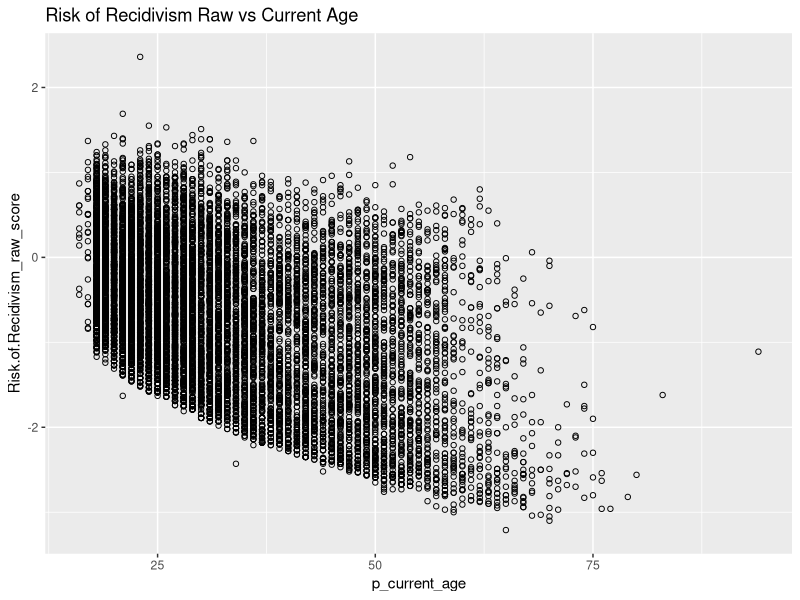

Reproduce this figure in R. (Note: this script raises an error after producing the figure.)
## ---- chunk 1
library(tidyverse)
library(magrittr)

features<-read.csv("features_vB.csv")
## ---- chunk 2
#Risk of Recidivism vs Age: p_current_age
ggplot(features, aes(x=p_current_age, y=Risk.of.Recidivism_raw_score)) +
     geom_point(shape=1)  +
     ggtitle("Risk of Recidivism Raw vs Current Age")


#Risk of Recidivism vs prison time: p_prison_time
ggplot(features, aes(x=p_prison_time, y=Risk.of.Recidivism_raw_score)) +
     geom_point(shape=1)  +
     ggtitle("Risk of Recidivism Raw vs Prison Time")

#Risk of Recidivism vs prison visits: p_prison_visits
ggplot(features, aes(x=p_prison_visits, y=Risk.of.Recidivism_raw_score)) +
     geom_point(shape=1)  +
     ggtitle("Risk of Recidivism Raw vs Prison Visits")

#Risk of Recidivism vs jail time: p_jail_time
ggplot(features, aes(x=p_jail_time, y=Risk.of.Recidivism_raw_score)) +
     geom_point(shape=1)  +
     ggtitle("Risk of Recidivism Raw vs Jail Time")

#Risk of Recidivism vs jail visits: p_jail_visits
ggplot(features, aes(x=p_jail_visits, y=Risk.of.Recidivism_raw_score)) +
     geom_point(shape=1)  +
     ggtitle("Risk of Recidivism Raw vs Jail Visits")
##
#Risk of Recidivism vs 5yrsFel: p_yrs5_felcount_person
ggplot(features, aes(x=p_yrs5_felcount_person, y=Risk.of.Recidivism_raw_score)) +
     geom_point(shape=1)  +
     ggtitle("Risk of Recidivism Raw vs 5yrsFel")

#Risk of Recidivism vs Total Fel: p_felony_count_person
ggplot(features, aes(x=p_felony_count_person, y=Risk.of.Recidivism_raw_score)) +
     geom_point(shape=1)  +
     ggtitle("Risk of Recidivism Raw vs Fel Count")
##
#Risk of Recidivism vs 5yrsMisdem: p_misdem_count_5yrs
ggplot(features, aes(x=p_misdem_count_5yrs, y=Risk.of.Recidivism_raw_score)) +
     geom_point(shape=1)  +
     ggtitle("Risk of Recidivism Raw vs 5yrsMisdem")

#Risk of Recidivism vs Total Misdem: p_misdem_count_person
ggplot(features, aes(x=p_misdem_count_person, y=Risk.of.Recidivism_raw_score)) +
     geom_point(shape=1)  +
     ggtitle("Risk of Recidivism Raw vs Misdem Count")
##
#Risk of Recidivism vs 5yrsDrug: p_drug_count_5yrs
ggplot(features, aes(x=p_drug_count_5yrs, y=Risk.of.Recidivism_raw_score)) +
     geom_point(shape=1)  +
     ggtitle("Risk of Recidivism Raw vs 5yrsDrug")

#Risk of Recidivism vs Total Drug: p_drug_count_person
ggplot(features, aes(x=p_drug_count_person, y=Risk.of.Recidivism_raw_score)) +
     geom_point(shape=1)  +
     ggtitle("Risk of Recidivism Raw vs Drug Count")
##
#Risk of Recidivism vs 5yrsTraffic: p_yrs5_trafcount_person
ggplot(features, aes(x=p_yrs5_trafcount_person, y=Risk.of.Recidivism_raw_score)) +
     geom_point(shape=1)  +
     ggtitle("Risk of Recidivism Raw vs 5yrsTraffic")

#Risk of Recidivism vs Total Traffic: p_traffic_count_person
ggplot(features, aes(x=p_traffic_count_person, y=Risk.of.Recidivism_raw_score)) +
     geom_point(shape=1)  +
     ggtitle("Risk of Recidivism Raw vs Traffic Count")

#Risk of Recidivism vs prior violent convictions: cq_violent_conviction
ggplot(features, aes(x=cq_violent_conviction, y=Risk.of.Recidivism_raw_score)) +
     geom_point(shape=1)  +
     ggtitle("Risk of Recidivism Raw vs Violent Convictions")

#Risk of Recidivism vs Total Convictions: cq_total_convictions
ggplot(features, aes(x=cq_total_convictions, y=Risk.of.Recidivism_raw_score)) +
     geom_point(shape=1)  +
     ggtitle("Risk of Recidivism Raw vs Total Convictions")

#Risk of Recidivism vs Number of Cases: p_numcases
ggplot(features, aes(x=p_numcases, y=Risk.of.Recidivism_raw_score)) +
     geom_point(shape=1)  +
     ggtitle("Risk of Recidivism Raw vs Number of Cases")

#Risk of Recidivism  and number of failures to appear in 2 yrs:cq_fail_appear_two_yr
ggplot(features, aes(x=cq_fail_appear_two_yr, y=Risk.of.Recidivism_raw_score)) +
     geom_point(shape=1)  +
     ggtitle("Risk of Recidivism Raw vs #Failure to appear in 2 yrs")

#Risk of Recidivism  and number of failures to appear in 2 yrs plus: cq_fail_appear_two_plus
ggplot(features, aes(x=cq_fail_appear_two_plus, y=Risk.of.Recidivism_raw_score)) +
     geom_point(shape=1)  +
     ggtitle("Risk of Recidivism Raw vs #Failure to appear in >2 yrs")

#Risk of Recidivism  and total number of failures to appear 
ggplot(features, aes(x=cq_fail_appear_two_yr+cq_fail_appear_two_plus, y=Risk.of.Recidivism_raw_score)) +
     geom_point(shape=1)  +
     ggtitle("Risk of Recidivism Raw vs Total# Failure to appear")

#Risk of Recidivism vs race: p_race
ggplot(features, aes(x=p_race, y=Risk.of.Recidivism_raw_score)) +
     geom_point(shape=1)  +
     ggtitle("Risk of Recidivism Raw vs Race")

#Risk of Recidivism vs sex: p_sex
ggplot(features, aes(x=p_sex, y=Risk.of.Recidivism_raw_score)) +
     geom_point(shape=1)  +
     ggtitle("Risk of Recidivism Raw vs Sex")

#Risk of Recidivism vs marital status
ggplot(features, aes(x=p_marital_status, y=Risk.of.Recidivism_raw_score)) +
     geom_point(shape=1)  +
     ggtitle("Risk of Recidivism Raw vs Marital Status")

## ---- chunk 3
age_recid=features%>%
           select(p_current_age, Risk.of.Recidivism_raw_score)%>%
           filter(p_current_age>18&p_current_age<=70)%>%
           group_by(p_current_age)%>%
              arrange(Risk.of.Recidivism_raw_score,.by_group=TRUE)%>%
              top_n(n=-1,wt=Risk.of.Recidivism_raw_score)
# write.csv(age_recid,"age_recid.csv")

ggplot(age_recid, aes(x=p_current_age, y=Risk.of.Recidivism_raw_score)) +
     geom_point(shape=1)  +
     ggtitle("Regression Line Age vs Recid Score") +
     xlim(18,70)

age_poly_recid = function(x){0.000492285131636128000*x^2 - 0.0775341320826139000*x + 0.0305011936304372000}

#plotting the regression line on top of ALL points
ggplot(features, aes(x=p_current_age, y=Risk.of.Recidivism_raw_score)) +
     geom_point(shape=1)  +
     ggtitle("Age at Current Screening vs COMPAS Recidivism\nScore (modelled with quadratic polynomial)") +
     stat_function(fun = age_poly_recid, colour="blue",size=1.3) +  
     xlim(18,70) +
     xlab("Age at Current Screening") +
     ylab("Risk of Recidivism Raw")+
     theme(text=element_text(size=17),
           axis.ticks=element_line(size=1),
           axis.ticks.length = unit(3, "mm"))

## ---- chunk 4
ggplot(features, aes(x=pmin(p_jail30,5),
                     y=Risk.of.Recidivism_raw_score-age_poly_recid(p_current_age))) +
     geom_point(shape=1)  +
     xlab("\n30 day Jail Visits per Person") +
     ylab("COMPAS General Recidivism Remainde\nr")+
     xlim(0,5)+
     theme(text=element_text(size=17),
           axis.ticks=element_line(size=1),
           axis.ticks.length = unit(3, "mm"))

ggplot(features, aes(x=p_arrest,
                     y=Risk.of.Recidivism_raw_score-age_poly_recid(p_current_age))) +
     geom_point(shape=1)  +
     xlab("\nArrests per Person") +
     ylab("COMPAS General Recidivism\nRemainder")+
     xlim(0,25)+
     theme(text=element_text(size=17),
           axis.ticks=element_line(size=1),
           axis.ticks.length = unit(3, "mm"))

ggplot(features, aes(x=pmin(p_prison,5),
                     y=Risk.of.Recidivism_raw_score-age_poly_recid(p_current_age))) +
     geom_point(shape=1)  +
     xlab("\nPrison Visits per Person") +
     ylab("COMPAS General Recidivism Remainder\n")+
     xlim(0,5)+
     theme(text=element_text(size=17),
           axis.ticks=element_line(size=1),
           axis.ticks.length = unit(3, "mm"))

ggplot(features, aes(x=p_probation,
                     y=Risk.of.Recidivism_raw_score-age_poly_recid(p_current_age))) +
     geom_point(shape=1)  +
     xlab("\nProbation per Person") +
     ylab("COMPAS General Recidivism Remainder\n")+
     xlim(0,5)+
     theme(text=element_text(size=17),
           axis.ticks=element_line(size=1),
           axis.ticks.length = unit(3, "mm"))




